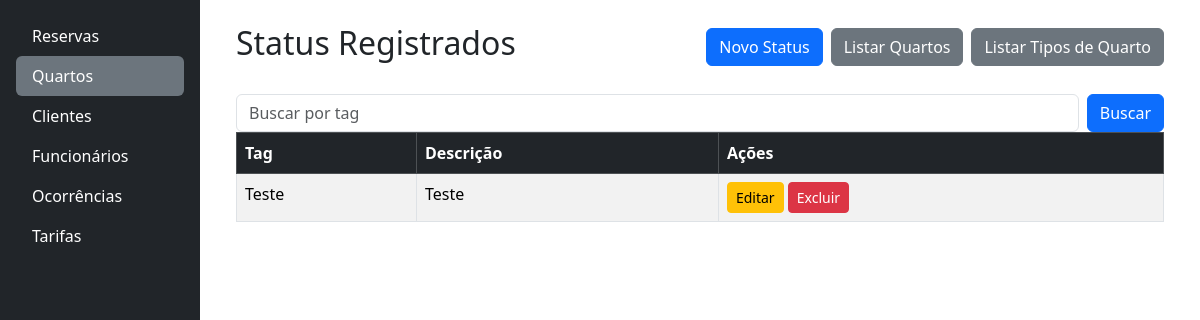
The app's page /quartos/listar_status_quartos/, older data.
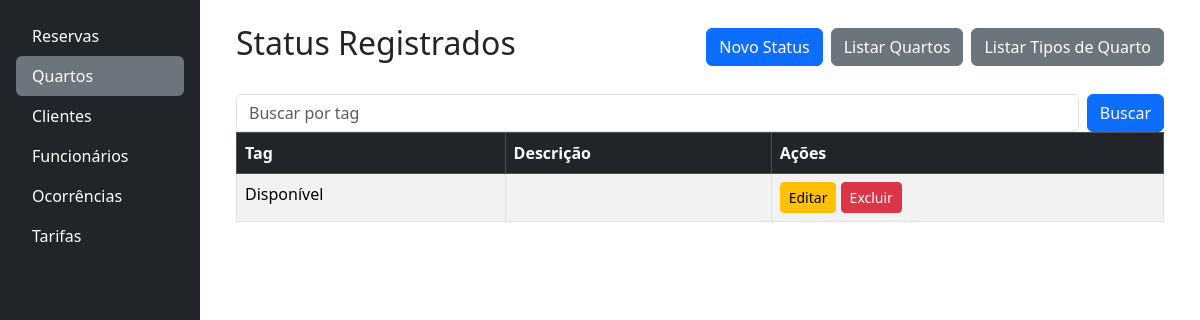
The same page, newer data.
### quartos/models.py (models this page shows, shortened)
class StatusQuarto(models.Model):
    tag = models.CharField(
        max_length=25, verbose_name="Status do Quarto", blank=False)
    descricao = models.TextField(
        max_length=256, null=True, blank=True, verbose_name="Descrição")

### quartos/views.py (the view)
# urls.py: path('listar_status_quartos/', views.status, name='listar_status_quartos'),
def status(request):
    query = request.GET.get('busca', '')
    if query:
        status = StatusQuarto.objects.filter(tag__icontains=query)
    else:
        status = StatusQuarto.objects.all()
    dados = {
        'status': status,
        'query': query,
    }
    return render(request, 'quartos/listar_status.html', dados)

### quartos/templates/quartos/listar_status.html
{% extends 'base.html' %}
{% block content %}
<div class="container">
    <div class="d-flex justify-content-between align-items-center mb-4">
        <h2>Status Registrados</h2>
        <div class="d-grid gap-2 d-md-flex justify-content-md-start">
            <a href="{% url 'cadastrar_status_quartos' %}" class="btn btn-primary">Novo Status</a>
            <a href="{% url 'quartos' %}" class="btn btn-secondary">Listar Quartos</a>
            <a href="{% url 'tipos_quarto'%}" class="btn btn-secondary">Listar Tipos de Quarto</a>
        </div>
    </div>
   {% include 'partials/_busca.html' with placeholder_text="Buscar por tag" %}
  <table class="table table-striped table-bordered">
    <thead class="table-dark">
      <tr>
        <th>
          <a href="{% url 'ordenar_status_quartos' 'tag' %}?busca={{query}}" class="text-white text-decoration-none">Tag</a>
        </th>
        <th>
          <a href="{% url 'ordenar_status_quartos' 'descricao' %}?busca={{query}}" class="text-white text-decoration-none">Descrição</a>
        </th>
        <th>Ações</th>
      </tr>
    </thead>
    <tbody>
      {% for stats in status %}
        <tr>
          <td>{{ stats.tag }}</td>
          <td>{{ stats.descricao }}</td>
            <td>
              <a href="{% url 'editar_status_quartos' stats.id  %}" class="btn btn-sm btn-warning">Editar</a>
              <a href="{% url 'excluir_status_quartos' stats.id  %}" class="btn btn-sm btn-danger">Excluir</a>
            </td>
        </tr>
      {% empty %}
        <tr>
          <td colspan="7" class="text-center">Nenhum Quarto encontrado.</td>
        </tr>
      {% endfor %}
    </tbody>
  </table>
</div>
{% endblock %}

Row changes from the older to the newer data that the page shows:
removed StatusQuarto: tag "Teste", descricao "Teste"
added StatusQuarto: tag "Disponível"
